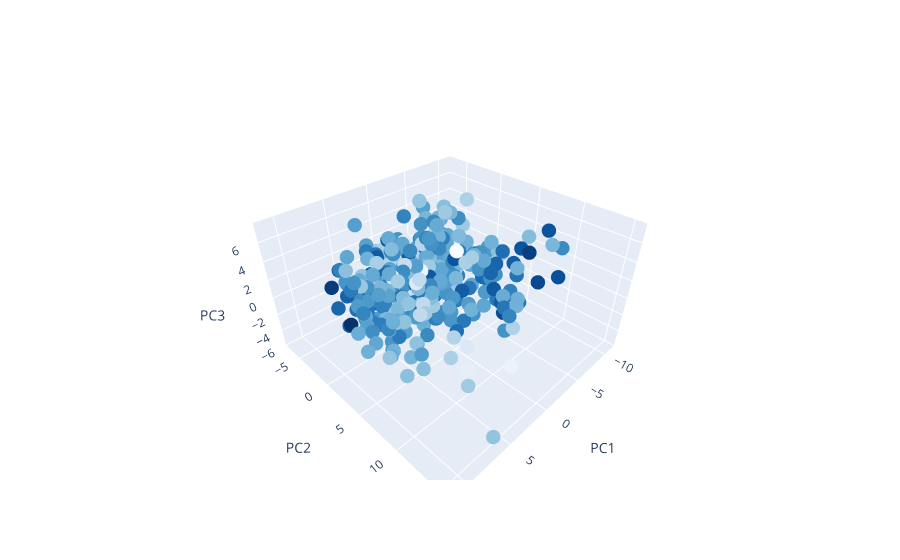

This figure's notebook cell:
### Markdown cell above
Having run out of spatial dimensions, we use color to represent the 4th pc

### Code cell
markercolor = df['PC4']

fig1 = go.Scatter3d(x=df['PC1'],
                    y=df['PC2'],
                    z=df['PC3'],
                    marker=dict(color=markercolor,
                                opacity=1,
                                reversescale=True,
                                colorscale='Blues',
                                size=5),
                    line=dict (width=0.02),
                    mode='markers')

mylayout = go.Layout(scene=dict(xaxis=dict( title="PC1"),
                                yaxis=dict( title="PC2"),
                                zaxis=dict(title="PC3")),)

fig = go.Figure(
    data=[fig1],
    layout=mylayout,
)
fig.show()

### Figure 1 — Plotly figure (JSON) as saved in the notebook; plotly's stock layout.template omitted (floating-point values rounded to 4 significant figures; data arrays with more than 128 entries replaced by an {"elided": "..."} marker saying what was removed)
{"data": [{"line": {"width": 0.02}, "marker": {"color": {"elided": "397 float values"}, "colorscale": [[0, "rgb(247,251,255)"], [0.125, "rgb(222,235,247)"], [0.25, "rgb(198,219,239)"], [0.375, "rgb(158,202,225)"], [0.5, "rgb(107,174,214)"], [0.625, "rgb(66,146,198)"], [0.75, "rgb(33,113,181)"], [0.875, "rgb(8,81,156)"], [1, "rgb(8,48,107)"]], "opacity": 1, "reversescale": true, "size": 5}, "mode": "markers", "type": "scatter3d", "x": {"elided": "397 float values"}, "y": {"elided": "397 float values"}, "z": {"elided": "397 float values"}}], "layout": {"scene": {"xaxis": {"title": {"text": "PC1"}}, "yaxis": {"title": {"text": "PC2"}}, "zaxis": {"title": {"text": "PC3"}}}}}
